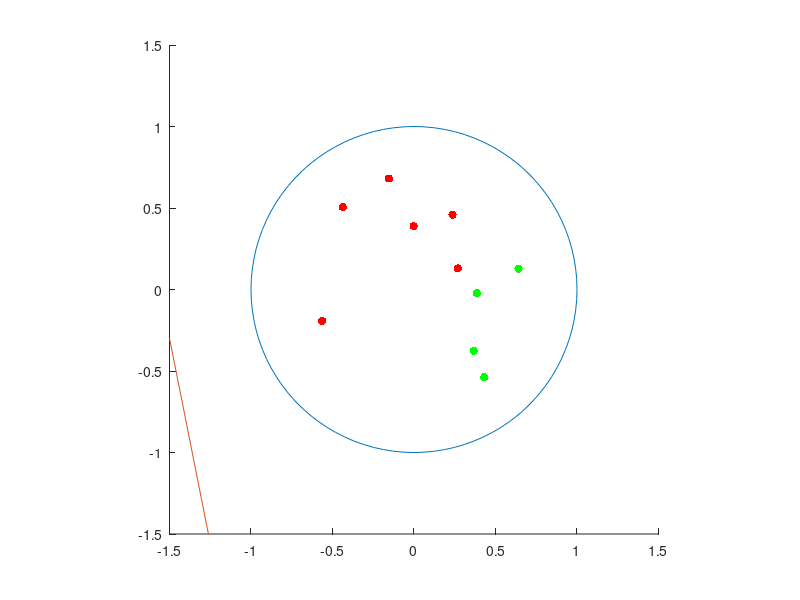

Here is the MATLAB script that generated this plot: (Note: this script raises an error after producing the figure.)
%%%%%%%%%%%%%%%%%%%%%%%%%%%%%%%%%%%%%%%%%%%%%%%%%%%%%%%%%%%%%%%%%%%%%%%
% 2021/11/26 Alexander German
% script visualizes the Perceptron Algorithm
%%%%%%%%%%%%%%%%%%%%%%%%%%%%%%%%%%%%%%%%%%%%%%%%%%%%%%%%%%%%%%%%%%%%%%%
mylim = [-1.5,1.5];
%sample randomly from the unit circle:
n=10;
r=sqrt(rand(n,1));
alpha=rand(n,1)*2*pi;
x = ones(n,3);
x(:,1) = r.*cos(alpha);
x(:,2) = r.*sin(alpha);
%random separator
d=2*rand-1;
beta=rand*2*pi;
w=[cos(beta),sin(beta),-d];
%labels
l = sign(w*x.');
colors = [[1,0,0];[0,0,0];[0,1,0]];%red (black) and green
%perceptron algorithm
wp=w*0;
wp_h=[];%history
ii_h=[];%history
m=1;
while m~=0
    m=0;
    for ii=1:1:n
        if wp*x(ii,:).'*l(ii)<=0
            wp=wp+x(ii,:)*l(ii);
            wp_h=[wp_h;wp];
            ii_h=[ii_h;ii];
            m=m+1;
        end
    end
end
%calculate separating lines
wp_h_d=-wp_h(:,3)./(wp_h(:,1).^2+wp_h(:,2).^2);%distance to origin
wp_h_y1 = wp_h_d.*wp_h(:,2)-(wp_h(:,1)./wp_h(:,2)).*(mylim(1)-wp_h_d.*wp_h(:,1));%left margin
wp_h_y2 = wp_h_d.*wp_h(:,2)-(wp_h(:,1)./wp_h(:,2)).*(mylim(2)-wp_h_d.*wp_h(:,1));%right margin
%% plot gif
filename = 'Perceptron_algorithm_animated.gif';
hold on
th = 0:pi/50:2*pi;
xunit = cos(th);
yunit = sin(th);
h = plot(xunit, yunit);
pbaspect([1 1 1])
xlim(mylim)
ylim(mylim)
scatter(x(:,1),x(:,2),[],colors(l+2,:),'filled');
for ii=1:1:numel(ii_h)
    pl=line([mylim(1) mylim(2)],[wp_h_y1(ii) wp_h_y2(ii)]);
    pl.Color = 'black';
    h1=quiver(wp_h_d(ii)*wp_h(ii,1),wp_h_d(ii)*wp_h(ii,2),wp_h(ii,1),wp_h(ii,2),0,'k');
    h2=scatter(x(ii_h(ii),1),x(ii_h(ii),2),[],'k','LineWidth',2);
    frame = getframe(gcf); 
    im = frame2im(frame); 
    [imind,cm] = rgb2ind(im,256); 
    % Write to the GIF File 
    if ii == 1 
      imwrite(imind,cm,filename,'gif', 'Loopcount',inf); 
    else 
      imwrite(imind,cm,filename,'gif','WriteMode','append'); 
    end 
    pl.LineStyle = '--';
    delete(h1);
    delete(h2);
end
hold off
%plot 4x4
for kk=1:1:8
subplot(2,4,kk);
hold on
th = 0:pi/50:2*pi;
xunit = cos(th);
yunit = sin(th);
h = plot(xunit, yunit);
pbaspect([1 1 1])
xlim(mylim)
ylim(mylim)
scatter(x(:,1),x(:,2),[],colors(l+2,:),'filled');
for ii=1:1:kk-1
    pl=line([mylim(1) mylim(2)],[wp_h_y1(ii) wp_h_y2(ii)]);
    pl.Color = 'black';
    pl.LineStyle = '--';
end
pl=line([mylim(1) mylim(2)],[wp_h_y1(kk) wp_h_y2(kk)]);
pl.Color = 'black';
h1=quiver(wp_h_d(kk)*wp_h(kk,1),wp_h_d(kk)*wp_h(kk,2),wp_h(kk,1),wp_h(kk,2),0,'k');
h2=scatter(x(ii_h(kk),1),x(ii_h(kk),2),[],'k','LineWidth',2);
end
hold off
